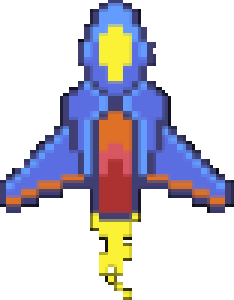
#> input picture portal/assets_custom/player.png, 78 x 100 px, found by its file name (shown 3 times larger)
$ python create_custom_ships.py
#> lines starting #> are read from the running program, lines starting #| are printed output that depends on the picture
import os
from PIL import Image, ImageDraw

out_dir = r"c:\Users\vedan\Downloads\spacescape-main\portal\assets_custom"
itch_dir = r"c:\Users\vedan\Downloads\spacescape-main\itch_deploy\assets_custom"
web_dir = r"c:\Users\vedan\Downloads\spacescape-main\web_dist\assets_custom"

# Helper to mirror left half to right half for perfect symmetry
def create_symmetric_sprite(width, height, draw_func):
    img = Image.new("RGBA", (width, height), (0, 0, 0, 0))
    # We draw on a canvas where cx = width / 2
    draw_func(img)
    return img

# Load player.png as reference dimensions
ref_img = Image.open(os.path.join(out_dir, "player.png"))
#> ref_img is the input picture: PIL image 78x100 RGBA; mean R, G, B, A 44.4, 41.5, 52.7, 96.3
W, H = ref_img.size # 78, 100
#> W = 78; H = 100
cx = W // 2
#> cx = 39

# SHIP 2: CRIMSON VIPER (Forward-swept predator wings, sharp needle nose, crimson & gold)
def draw_viper(img):
    pix = img.load()
    # Color palette
    outline = (25, 10, 15, 255)
    crimson_dark = (140, 20, 30, 255)
    crimson_mid = (195, 30, 45, 255)
    crimson_light = (235, 55, 70, 255)
    gold = (255, 195, 20, 255)
    canopy_cyan = (0, 225, 245, 255)
    canopy_bright = (180, 250, 255, 255)
    thruster_yellow = (255, 235, 40, 255)
    thruster_orange = (255, 110, 20, 255)

    def set_sym(x, y, color):
        if 0 <= x < W and 0 <= y < H:
            pix[x, y] = color
            pix[W - 1 - x, y] = color

    def fill_sym_span(x_start, x_end, y, color):
        for x in range(x_start, x_end + 1):
            set_sym(x, y, color)

    # 1. Sharp Needle Nose
    for y in range(4, 18):
        hw = (y - 4) // 2 + 1
        fill_sym_span(cx - hw, cx, y, crimson_mid)
        set_sym(cx - hw, y, outline)
    set_sym(cx, 4, outline)

    # 2. Cyan Energy Canopy (y: 14 to 32)
    for y in range(14, 32):
        hw = 3 + int(3.5 * (1 - abs(y - 23) / 10))
        fill_sym_span(cx - hw, cx, y, canopy_cyan)
        fill_sym_span(cx - hw + 2, cx, y, canopy_bright)
        set_sym(cx - hw - 1, y, outline)

    # 3. Main Fuselage with Gold Accents (y: 30 to 76)
    for y in range(30, 76):
        hw = 7 + (y - 30) // 8
        fill_sym_span(cx - hw, cx, y, crimson_mid)
        # Gold center stripe
        set_sym(cx - 2, y, gold)
        set_sym(cx - 1, y, gold)
        set_sym(cx, y, gold)
        # Shading
        set_sym(cx - hw, y, crimson_dark)
        set_sym(cx - hw - 1, y, outline)

    # 4. Forward-Swept Predator Wings
    # Wings branch out from y: 44 to 78, sweeping forward from tips at y: 35!
    for y in range(35, 78):
        if y < 65:
            # Wing outer edge sweeps forward
            outer_x = 4 + int((y - 35) * 0.7)
            inner_x = 12 + int((y - 35) * 0.5)
            for x in range(outer_x, min(inner_x, cx)):
                set_sym(x, y, crimson_light if x < outer_x + 3 else crimson_mid)
            # Gold edge on forward wing
            set_sym(outer_x, y, gold)
            set_sym(outer_x - 1, y, outline)
        else:
            # Wing base connects to fuselage
            for x in range(18, cx):
                set_sym(x, y, crimson_dark if x > cx - 6 else crimson_mid)

    # Blaster pods on forward wingtips (y: 32 to 38, x: 2 to 6)
    for y in range(30, 38):
        for x in range(2, 6):
            set_sym(x, y, gold if y > 33 else canopy_cyan)
        set_sym(1, y, outline)
        set_sym(6, y, outline)
    set_sym(3, 29, outline)
    set_sym(4, 29, outline)

    # Outer wing outline
    for y in range(38, 76):
        set_sym(cx - (18 + (y - 38) // 3), y, outline)

    # 5. Twin Engine Thrusters (y: 76 to 98)
    for y in range(76, 96):
        for offset in [5, 14]:
            t_w = max(1, 3 - (y - 76) // 5)
            for tx in range(offset - t_w, offset + t_w + 1):
                col = thruster_yellow if y < 86 else thruster_orange
                set_sym(cx - tx, y, col)
            set_sym(cx - offset - t_w - 1, y, outline if y < 82 else (255, 60, 0, 180))

# SHIP 3: EMERALD PHANTOM (Wide delta with canards, emerald & neon lime)
def draw_phantom(img):
    pix = img.load()
    outline = (10, 25, 15, 255)
    green_dark = (20, 85, 35, 255)
    green_mid = (35, 145, 60, 255)
    green_light = (50, 195, 85, 255)
    lime = (0, 245, 140, 255)
    canopy_gold = (255, 225, 40, 255)
    canopy_white = (255, 255, 200, 255)
    thruster_cyan = (0, 220, 255, 255)
    thruster_green = (50, 255, 120, 255)

    def set_sym(x, y, color):
        if 0 <= x < W and 0 <= y < H:
            pix[x, y] = color
            pix[W - 1 - x, y] = color

    def fill_sym_span(x_start, x_end, y, color):
        for x in range(x_start, x_end + 1):
            set_sym(x, y, color)

    # 1. Angular Nose with intake vents (y: 8 to 22)
    for y in range(8, 22):
        hw = 3 + (y - 8) // 2
        fill_sym_span(cx - hw, cx, y, green_light)
        set_sym(cx - hw, y, outline)
    set_sym(cx, 8, outline)

    # 2. Front Stabilizer Canards (y: 18 to 28)
    for y in range(18, 28):
        canard_w = (y - 18) * 2 + 5
        fill_sym_span(cx - canard_w, cx - canard_w + 3, y, lime)
        set_sym(cx - canard_w - 1, y, outline)

    # 3. Gold Energy Canopy (y: 20 to 38)
    for y in range(20, 38):
        hw = 4 + int(3.5 * (1 - abs(y - 29) / 10))
        fill_sym_span(cx - hw, cx, y, canopy_gold)
        fill_sym_span(cx - hw + 2, cx, y, canopy_white)
        set_sym(cx - hw - 1, y, outline)

    # 4. Wide Swept Delta Wings (y: 35 to 80)
    for y in range(35, 80):
        # Swept delta spanning out to x: 2
        wing_span = min(cx - 3, int((y - 35) * 1.5) + 6)
        fill_sym_span(cx - wing_span, cx, y, green_mid)
        # Neon lime leading edge stripe
        set_sym(cx - wing_span + 1, y, lime)
        set_sym(cx - wing_span + 2, y, lime)
        # Shading & outline
        set_sym(cx - wing_span, y, outline)

    # Vertical winglet fins at tips (x: 2 to 6, y: 68 to 82)
    for y in range(68, 82):
        for x in range(2, 6):
            set_sym(x, y, lime if x == 3 else green_dark)
        set_sym(1, y, outline)
        set_sym(6, y, outline)

    # Trailing edge outline
    for x in range(6, cx):
        set_sym(x, 80, outline)

    # 5. Triple Thruster Plumes (y: 80 to 98)
    for y in range(80, 98):
        # Center plume
        tw = max(1, 4 - (y - 80) // 4)
        for tx in range(-tw, tw + 1):
            set_sym(cx + tx, y, thruster_cyan if y < 88 else thruster_green)
        # Side plumes
        for side in [11]:
            stw = max(1, 2 - (y - 80) // 6)
            for tx in range(-stw, stw + 1):
                set_sym(cx - side + tx, y, thruster_green)

# SHIP 4: VOID REAPER (Dual Fuselage X-Frame, Shadow Purple & Hot Magenta)
def draw_reaper(img):
    pix = img.load()
    outline = (20, 10, 30, 255)
    purple_dark = (75, 20, 95, 255)
    purple_mid = (125, 40, 155, 255)
    purple_light = (175, 65, 215, 255)
    magenta = (255, 0, 130, 255)
    magenta_glow = (255, 110, 195, 255)
    cyan_core = (0, 240, 255, 255)
    thruster_violet = (220, 60, 255, 255)
    thruster_blue = (60, 120, 255, 255)

    def set_sym(x, y, color):
        if 0 <= x < W and 0 <= y < H:
            pix[x, y] = color
            pix[W - 1 - x, y] = color

    def fill_sym_span(x_start, x_end, y, color):
        for x in range(x_start, x_end + 1):
            set_sym(x, y, color)

    # Twin-hull split design: Fuselage split at center (x: cx-4 to cx is empty / plasma channel!)
    # Twin Prow Noses (y: 10 to 30, center around cx - 10)
    for y in range(10, 30):
        hull_cx = cx - 11
        hw = 2 + (y - 10) // 4
        fill_sym_span(hull_cx - hw, hull_cx + hw, y, purple_mid)
        # Magenta accent stripe
        set_sym(hull_cx, y, magenta)
        set_sym(hull_cx - hw, y, outline)
        set_sym(hull_cx + hw, y, outline)

    # Central Glowing Cyan Plasma Orb (y: 28 to 44)
    for y in range(28, 44):
        hw = int(6 * (1 - abs(y - 36) / 8))
        if hw > 0:
            fill_sym_span(cx - hw, cx, y, cyan_core)
            set_sym(cx - hw - 1, y, outline)

    # Heavy X-Wing Frame (y: 35 to 82)
    for y in range(35, 82):
        # Outer heavy wing sweeping out
        outer_w = min(cx - 2, 14 + int((y - 35) * 1.3))
        fill_sym_span(cx - outer_w, cx - 6, y, purple_mid)
        # Magenta energy circuit lines
        set_sym(cx - outer_w + 2, y, magenta)
        set_sym(cx - outer_w + 3, y, magenta_glow)
        set_sym(cx - 8, y, purple_dark)
        set_sym(cx - outer_w, y, outline)
        set_sym(cx - 6, y, outline)

    # Quad Wingtip Plasma Cannons (x: 2 to 7, y: 70 to 86)
    for y in range(68, 84):
        for x in range(2, 7):
            set_sym(x, y, magenta if x == 4 else purple_dark)
        set_sym(1, y, outline)
        set_sym(7, y, outline)

    # Twin Heavy Thrusters (y: 82 to 98)
    for y in range(82, 98):
        for tx in [10, 20]:
            tw = max(1, 3 - (y - 82) // 5)
            for x in range(tx - tw, tx + tw + 1):
                set_sym(cx - x, y, thruster_violet if y < 90 else thruster_blue)

# SHIP 5: SOLARIS TITAN (Flagship Battleship, Brilliant Gold, White & Obsidian)
def draw_titan(img):
    pix = img.load()
    outline = (15, 15, 20, 255)
    obsidian = (35, 38, 48, 255)
    white_pure = (250, 252, 255, 255)
    white_shade = (195, 205, 220, 255)
    gold_pure = (255, 190, 0, 255)
    gold_dark = (200, 135, 0, 255)
    solar_orange = (255, 75, 15, 255)
    solar_core = (255, 235, 80, 255)

    def set_sym(x, y, color):
        if 0 <= x < W and 0 <= y < H:
            pix[x, y] = color
            pix[W - 1 - x, y] = color

    def fill_sym_span(x_start, x_end, y, color):
        for x in range(x_start, x_end + 1):
            set_sym(x, y, color)

    # 1. Armored Crown Nose (y: 5 to 20)
    for y in range(5, 20):
        hw = 3 + (y - 5) // 2
        fill_sym_span(cx - hw, cx, y, gold_pure)
        set_sym(cx - hw, y, outline)
    set_sym(cx, 5, outline)

    # 2. Solar Core Bridge (y: 18 to 36)
    for y in range(18, 36):
        hw = 4 + int(4.5 * (1 - abs(y - 27) / 10))
        fill_sym_span(cx - hw, cx, y, solar_orange)
        fill_sym_span(cx - hw + 2, cx, y, solar_core)
        set_sym(cx - hw - 1, y, outline)

    # 3. Triple Tiered White & Obsidian Armored Chassis (y: 32 to 84)
    for y in range(32, 84):
        # Tier 1: Inner Obsidian Spine
        fill_sym_span(cx - 9, cx, y, obsidian)
        set_sym(cx - 2, y, gold_pure)
        set_sym(cx - 1, y, gold_pure)
        set_sym(cx, y, gold_pure)

        # Tier 2: Mid White Armor Plate
        mid_w = 10 + int((y - 32) * 0.4)
        fill_sym_span(cx - mid_w, cx - 10, y, white_pure)
        set_sym(cx - mid_w, y, gold_dark)

        # Tier 3: Massive Outstretched Delta Wings
        wing_w = min(cx - 2, 12 + int((y - 32) * 1.6))
        fill_sym_span(cx - wing_w, cx - mid_w - 1, y, obsidian if y > 55 else white_shade)
        # Gold wingtips and borders
        set_sym(cx - wing_w + 1, y, gold_pure)
        set_sym(cx - wing_w + 2, y, gold_pure)
        set_sym(cx - wing_w, y, outline)

    # Stabilizer Tailfins (y: 60 to 86)
    for y in range(60, 86):
        set_sym(cx - 16, y, gold_pure)
        set_sym(cx - 17, y, outline)

    # 4. Quad Super-Heavy Thrusters (y: 84 to 98)
    for y in range(84, 98):
        for tx in [6, 15]:
            tw = max(1, 3 - (y - 84) // 4)
            for x in range(tx - tw, tx + tw + 1):
                col = solar_core if y < 90 else solar_orange
                set_sym(cx - x, y, col)
            set_sym(cx - tx - tw - 1, y, outline if y < 87 else (255, 60, 0, 180))

print("Generating 4 new custom pixel-art starfighters...")

viper_img = create_symmetric_sprite(W, H, draw_viper)
#> in create_symmetric_sprite, `img = Image.new("RGBA", (width, height), (0, 0, 0, 0))`: img: PIL image 78x100 RGBA; every value is 0
#> in create_symmetric_sprite, `draw_func(img)`:
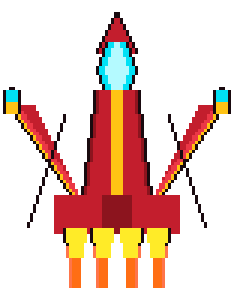
#> img: PIL image 78x100 RGBA (shown 3 times larger); mean R, G, B, A 54.1, 25.7, 15.6, 77.2; transparent parts drawn white
viper_img.save(os.path.join(out_dir, "ship_viper.png"))
viper_img.save(os.path.join(itch_dir, "ship_viper.png"))
viper_img.save(os.path.join(web_dir, "ship_viper.png"))

phantom_img = create_symmetric_sprite(W, H, draw_phantom)
#> call 2 of create_symmetric_sprite, with width = 78, height = 100
#> in create_symmetric_sprite (call 2), `draw_func(img)`:
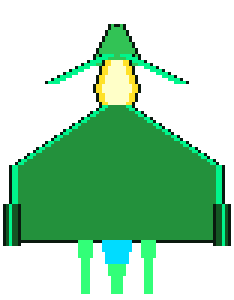
#> img: PIL image 78x100 RGBA (shown 3 times larger); mean R, G, B, A 18.2, 67.6, 32.1, 110.6; transparent parts drawn white
phantom_img.save(os.path.join(out_dir, "ship_phantom.png"))
phantom_img.save(os.path.join(itch_dir, "ship_phantom.png"))
phantom_img.save(os.path.join(web_dir, "ship_phantom.png"))

reaper_img = create_symmetric_sprite(W, H, draw_reaper)
#> call 3 of create_symmetric_sprite, with width = 78, height = 100
#> in create_symmetric_sprite (call 3), `draw_func(img)`:
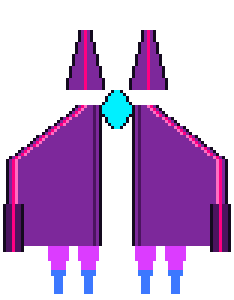
#> img: PIL image 78x100 RGBA (shown 3 times larger); mean R, G, B, A 52.2, 19.2, 65.5, 110.9; transparent parts drawn white
reaper_img.save(os.path.join(out_dir, "ship_reaper.png"))
reaper_img.save(os.path.join(itch_dir, "ship_reaper.png"))
reaper_img.save(os.path.join(web_dir, "ship_reaper.png"))

titan_img = create_symmetric_sprite(W, H, draw_titan)
#> call 4 of create_symmetric_sprite, with width = 78, height = 100
#> in create_symmetric_sprite (call 4), `draw_func(img)`:
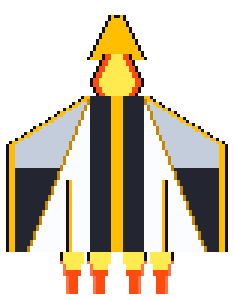
#> img: PIL image 78x100 RGBA (shown 3 times larger); mean R, G, B, A 86.8, 76.7, 56.4, 134; transparent parts drawn white
titan_img.save(os.path.join(out_dir, "ship_titan.png"))
titan_img.save(os.path.join(itch_dir, "ship_titan.png"))
titan_img.save(os.path.join(web_dir, "ship_titan.png"))

print("All 4 new unique aircraft generated successfully!")
